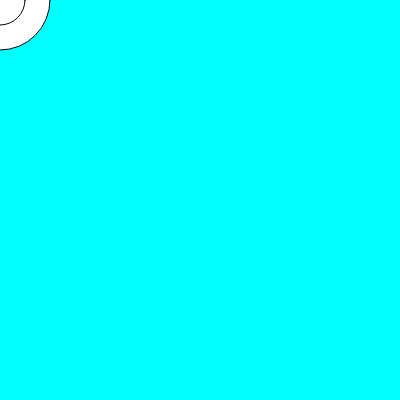
Frame 1 (no input)
Frame 60 (no input): identical to frame 1, image omitted
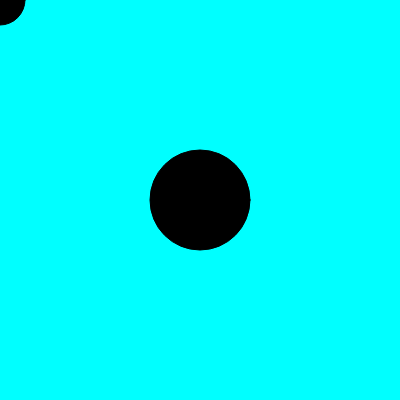
Frame 120 (the mouse pressed at the canvas centre since frame 60)

The p5.js sketch that drew these frames (run headless with seeded random() and noise() and a simulated clock; from frame 60 on, the mouse is pressed at the canvas centre):

// p5.js sketch
// ── sketch.js
function setup() {
  createCanvas(400, 400);
}

function draw() {
  background("aqua");

  //when mouse button is pressed, circles turn black
  if (mouseIsPressed === true) {
    fill(0);
  } else {
    fill(255);
  }

  //white circles drawn at mouse position
  circle(mouseX, mouseY, 100); 

  circle(0, 0, 50);
}
